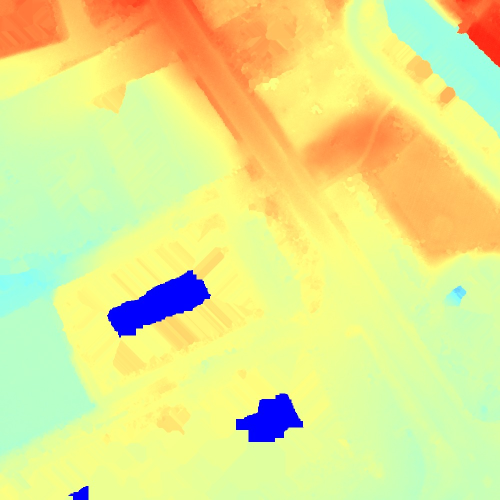
#> input picture data/sites/paquet_jardin/lidar/dtm_15cm/dtm_15cm_r00_c00.jpg, 1000 x 1000 px (shown at 1/2 size)
$ python -i planches.py   (imports and definitions only)   (older library calls are emulated)
#> lines starting #> are read from the running program, lines starting #| are printed output that depends on the picture
#> further down, picture is the input picture: PIL image 1000x1000 RGB; mean R, G, B 227, 231.1, 142.6
"""Planches de comparaison (≤ 1092 px, entrée native sans réduction), plan du site et gabarit de la grille d'écarts.

Par photo (photos_non_versionnees/planches/) :
- planche_<id8>.png (1056 × 1116 px, aire ≤ 1092²) : 4 panneaux de 528 px (vues de 1092 px réduites de moitié,
  lecture d'ensemble) : photo | rendu / superposition des contours (photo en cyan, rendu en magenta, communs en
  blanc) | arêtes du modèle projetées (pose initiale en jaune, pose affinée en vert) ;
- à la résolution native (1092 px, une tuile chacune) : vue_<id8>.png (photo), rendu_<id8>.png,
  superposition_<id8>.png, aretes_<id8>.png : ce sont elles qu'on regarde pour conclure sur un détail.
Synthèse du site : planche_synthese.png (vignettes appariées photo | rendu, 3 paires par ligne, ≤ 1092 px).
Plan du site (sans photo) : plan_site.png (modèle vu de dessus, positions GNSS et affinées, cônes de vue).
"""
import math
from pathlib import Path

import cv2
import numpy as np
from PIL import Image, ImageDraw, ImageFont

import modele as MO

COUL_Q = {"+x": (230, 120, 30), "-x": (40, 120, 230), "gauche": (40, 170, 70), "droite": (200, 50, 160)}


# [5 lines left out: function police, not called in this run]


def contours(img):
    g = cv2.cvtColor(np.asarray(img.convert("RGB")), cv2.COLOR_RGB2GRAY)
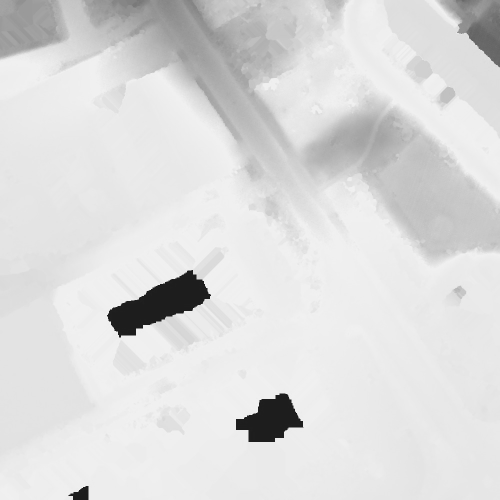
#> g: shape (1000, 1000) (shown at 1/2 size); min 20, max 247, mean 219.8
    g = cv2.GaussianBlur(g, (0, 0), 1.2)
    gx = cv2.Sobel(g, cv2.CV_32F, 1, 0, ksize=3)
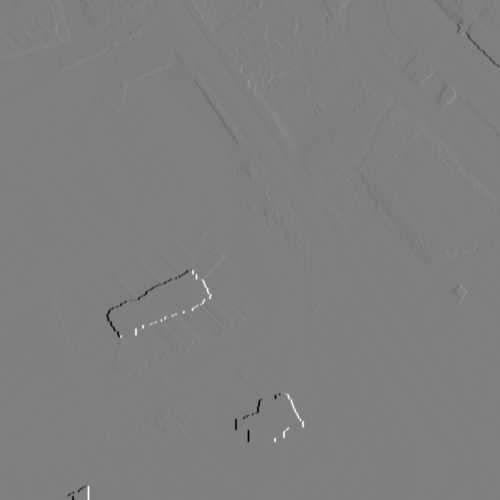
#> gx: shape (1000, 1000) float32 (shown at 1/2 size); min -480, max 481, mean -0.1; drawn with min black and max white
    gy = cv2.Sobel(g, cv2.CV_32F, 0, 1, ksize=3)
    hi = float(np.percentile(np.hypot(gx, gy), 88))
#> hi = 8.49
    return cv2.Canny(g, 0.4 * hi, hi, apertureSize=3, L2gradient=True) > 0
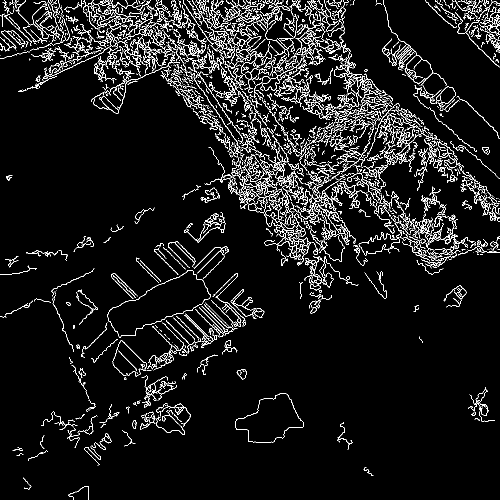
#> returned value: shape (1000, 1000) bool (shown at 1/2 size); 6.5% white in thin lines or dots


# [147 lines left out: functions superposition, planche_photo, planche_synthese, plan_site, gabarit_ecarts, not called in this run]

>>> from PIL import Image
>>> picture = Image.open('../../../data/sites/paquet_jardin/lidar/dtm_15cm/dtm_15cm_r00_c00.jpg')
>>> result = contours(picture)

$ run again, on data/sites/paquet_jardin/lidar/dtm_15cm/dtm_15cm_r00_c01.jpg
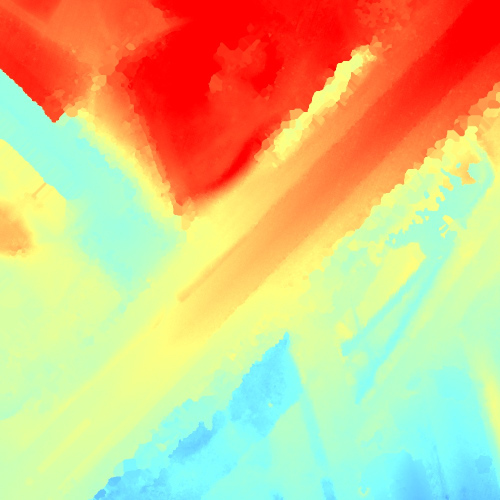
#> input picture data/sites/paquet_jardin/lidar/dtm_15cm/dtm_15cm_r00_c01.jpg, 1000 x 1000 px (shown at 1/2 size)
#> picture is the input picture: PIL image 1000x1000 RGB; mean R, G, B 216, 193.3, 134.7
#> in contours, `gy = cv2.Sobel(g, cv2.CV_32F, 0, 1, ksize=3)`:
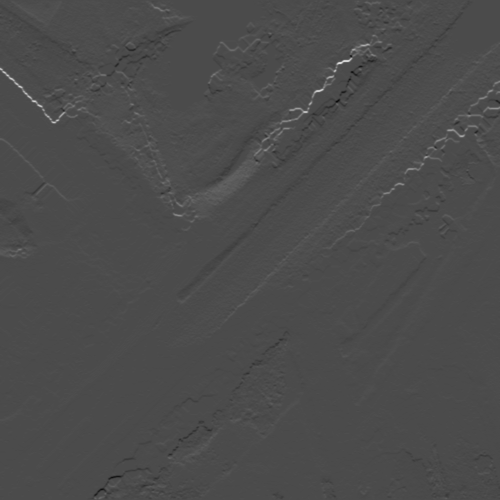
#> gy: shape (1000, 1000) float32 (shown at 1/2 size); min -139, max 328, mean 0.9; drawn with min black and max white
#> hi = 11.31
#> in contours, `return cv2.Canny(g, 0.4 * hi, hi, apertureSize=3, L2gradient=True) > 0`:
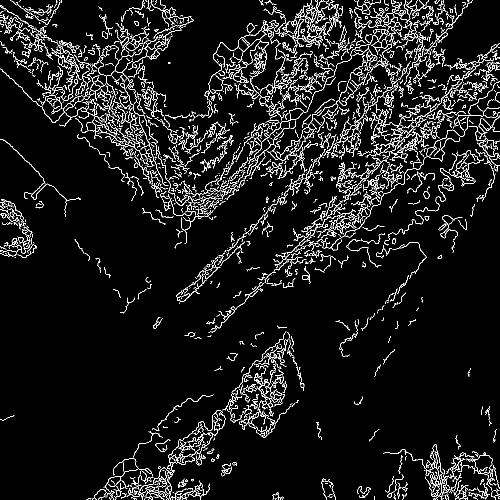
#> returned value: shape (1000, 1000) bool (shown at 1/2 size); 6.5% white in thin lines or dots

$ run again, on data/sites/paquet_jardin/lidar/dtm_15cm/dtm_15cm_r01_c00.jpg
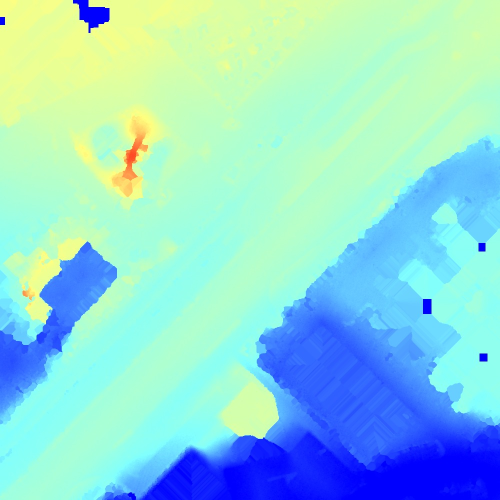
#> input picture data/sites/paquet_jardin/lidar/dtm_15cm/dtm_15cm_r01_c00.jpg, 1000 x 1000 px (shown at 1/2 size)
#> picture is the input picture: PIL image 1000x1000 RGB; mean R, G, B 145.5, 214.9, 215.9
#> in contours, `gx = cv2.Sobel(g, cv2.CV_32F, 1, 0, ksize=3)`:
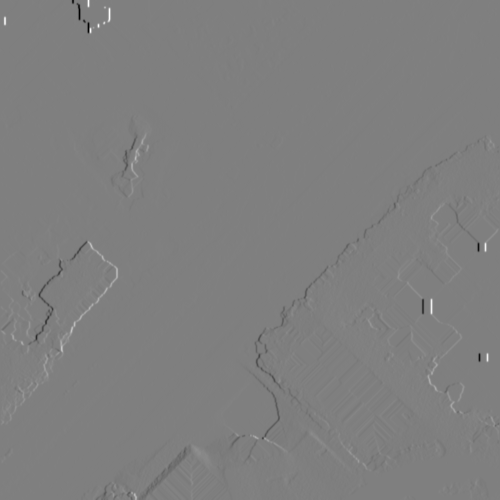
#> gx: shape (1000, 1000) float32 (shown at 1/2 size); min -479, max 480, mean -0.1; drawn with min black and max white
#> hi = 10
#> in contours, `return cv2.Canny(g, 0.4 * hi, hi, apertureSize=3, L2gradient=True) > 0`:
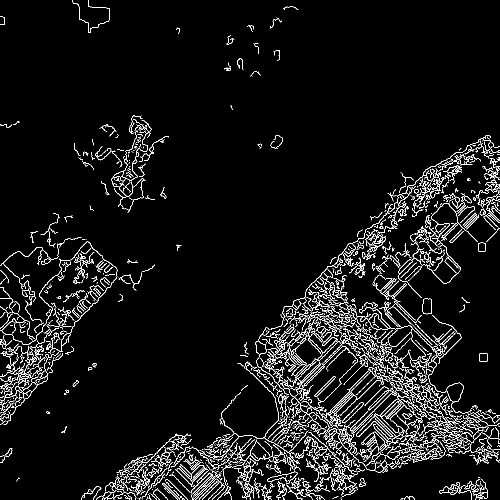
#> returned value: shape (1000, 1000) bool (shown at 1/2 size); 5.4% white in thin lines or dots

$ run again, on data/sites/paquet_jardin/lidar/dtm_15cm/dtm_15cm_r01_c01.jpg
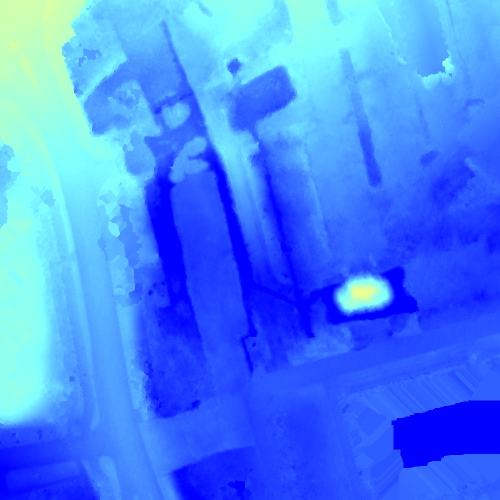
#> input picture data/sites/paquet_jardin/lidar/dtm_15cm/dtm_15cm_r01_c01.jpg, 1000 x 1000 px (shown at 1/2 size)
#> picture is the input picture: PIL image 1000x1000 RGB; mean R, G, B 69, 132.2, 250.8
#> in contours, `gy = cv2.Sobel(g, cv2.CV_32F, 0, 1, ksize=3)`:
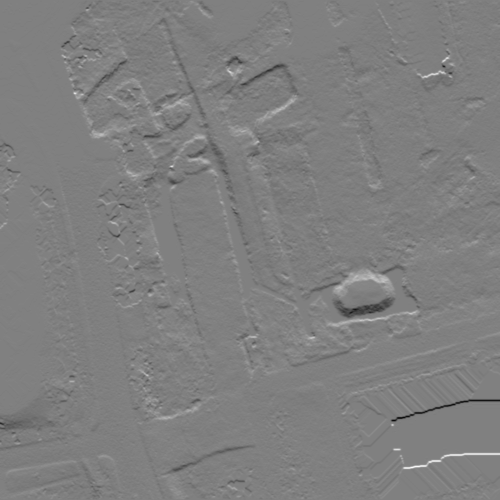
#> gy: shape (1000, 1000) float32 (shown at 1/2 size); min -184, max 182, mean -1; drawn with min black and max white
#> hi = 21.02
#> in contours, `return cv2.Canny(g, 0.4 * hi, hi, apertureSize=3, L2gradient=True) > 0`:
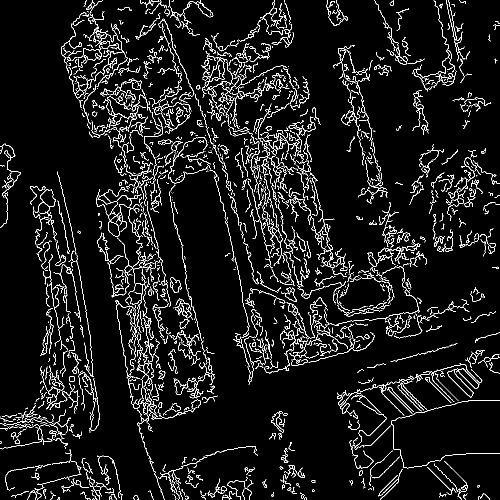
#> returned value: shape (1000, 1000) bool (shown at 1/2 size); 6.3% white in thin lines or dots
